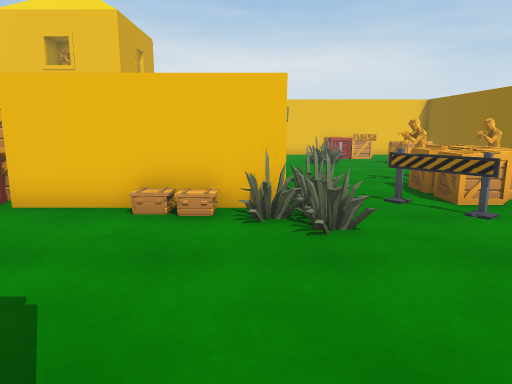
view 1 (above)

24 first-person views from a walk through a 3-D level made in the Unity game engine. The camera is 1.5 m above the floor, tilts 10° down and sees 70° across. The floor is counted in squares, 1 m on a side. Each view is taken from the middle of a square. On the plan, view 1 faces up. The plan holds only what a view shows up to about 16 squares ahead; the rest is blank. The player character is not drawn.

view 2
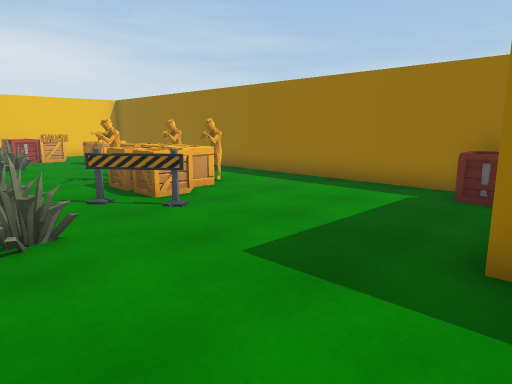

view 3
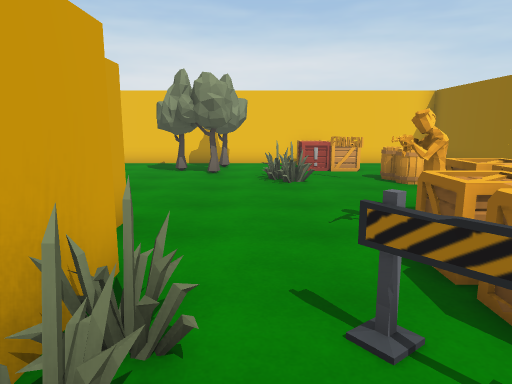

view 4
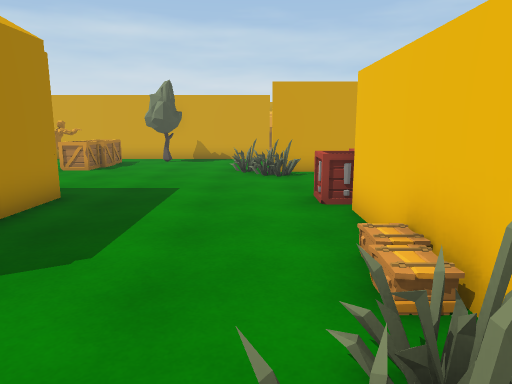

view 5
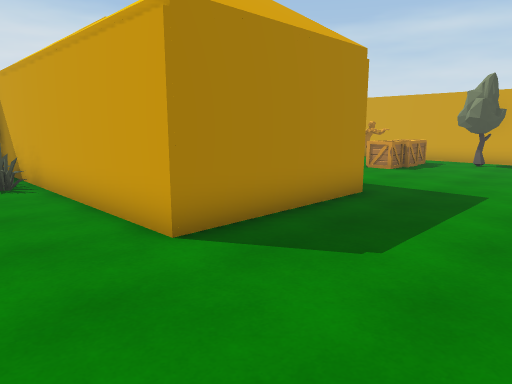

view 6
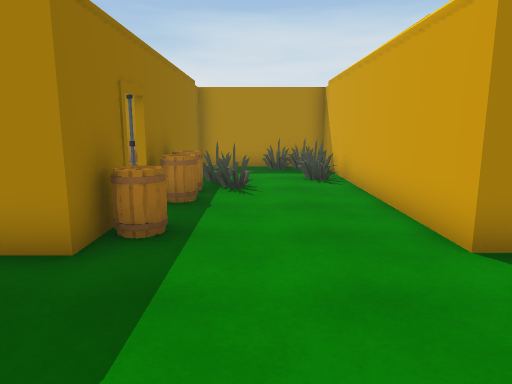

view 7
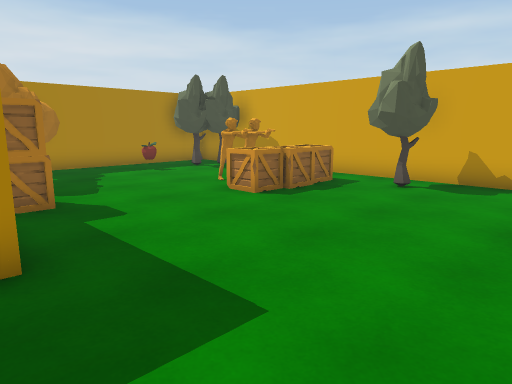

view 8
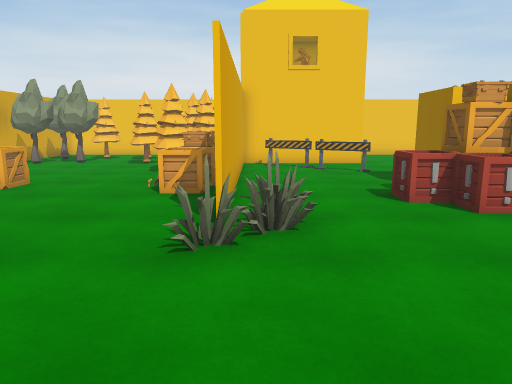

view 9
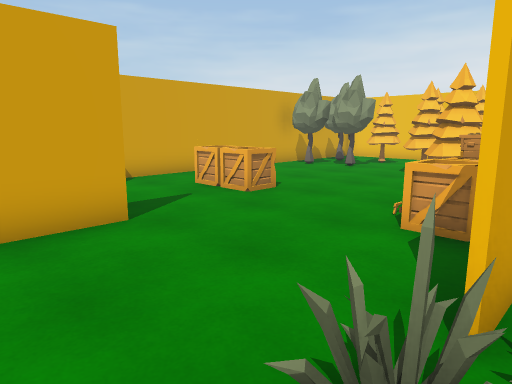

view 10
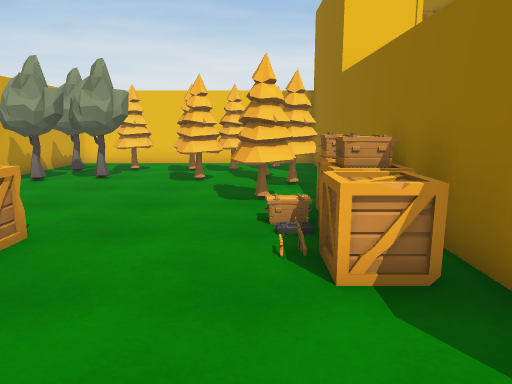

view 11
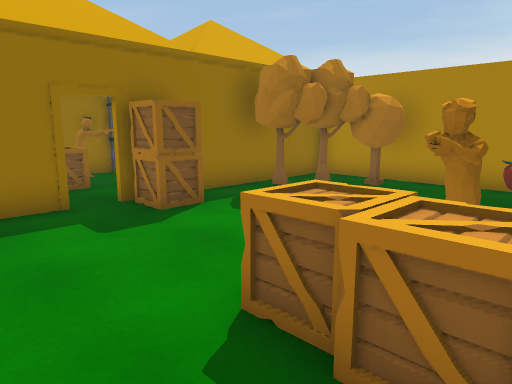

view 12
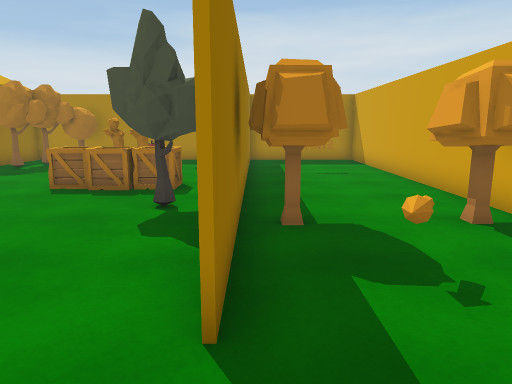

view 13
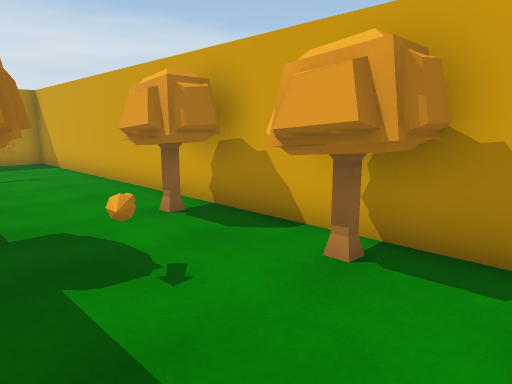

view 14
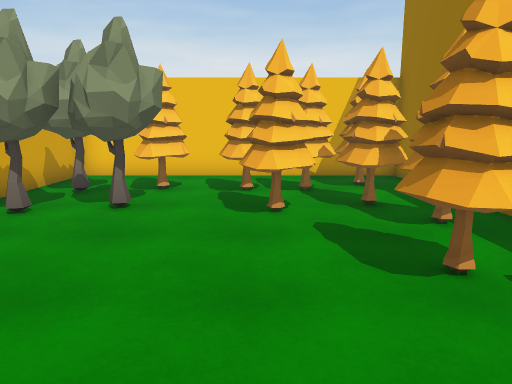

view 15
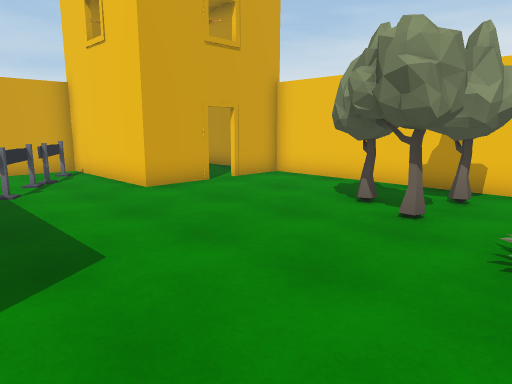

view 16
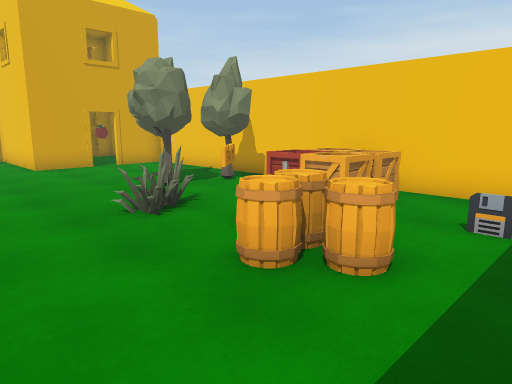

view 17
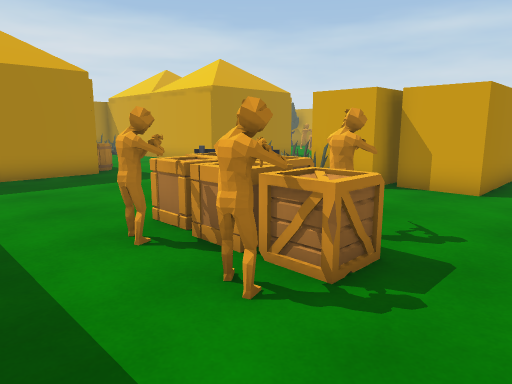

view 18
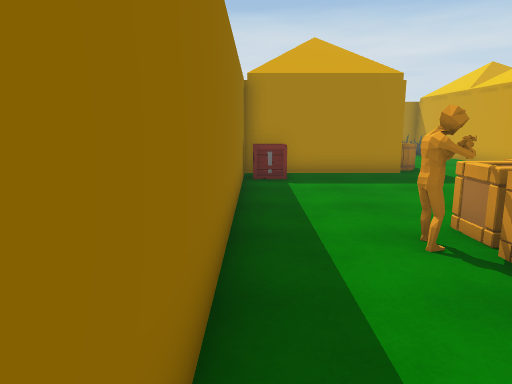

view 19
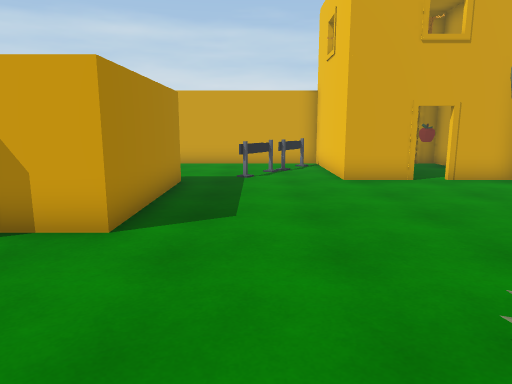

view 20
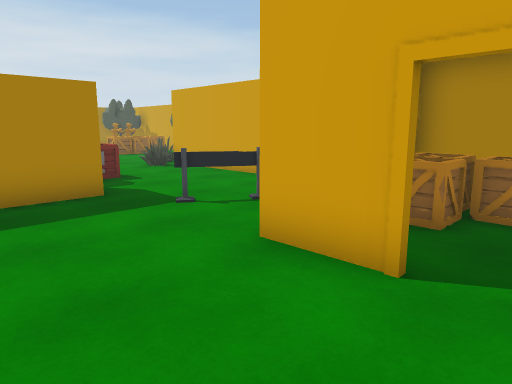

view 21
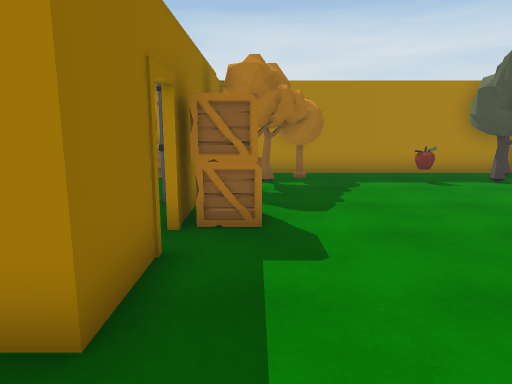

view 22
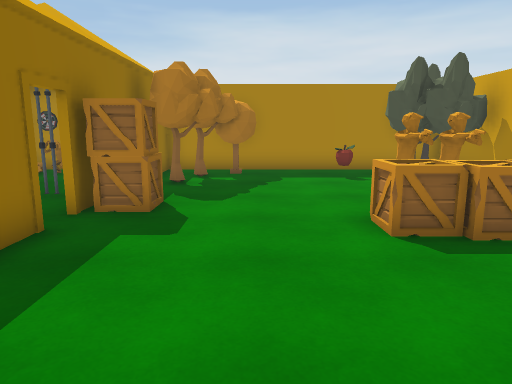

view 23
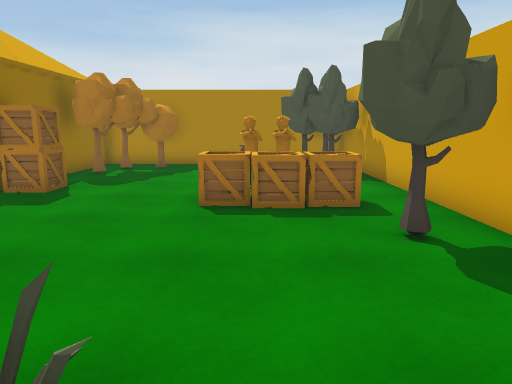

view 24
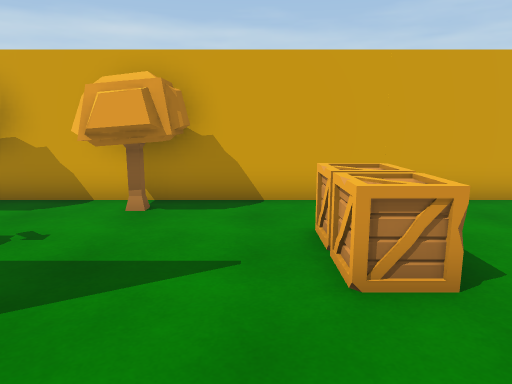

### Floor plan
Key: @ floor where view 1 was taken; # wall or solid block; x gap in a wall; . floor; T thing the floor can be seen under or through; O other object.
Columns run from 21 left of view 1 to 10 right of it. Each row starts with its distance up from view 1.
 21 ###############################
 20 #.........#O...#......O. OO..  #
 19 #..  ..OOO#..O.#.....OO. OO..  #
 18 #OOOOOOOOO#OO.......OOO..OO..O #
 17 #OOOO.OOOO#OOO.#....OOO....... #
 16 #OOOO.OOOO##OO##........OO.OO. #
 15 #OOOO.OOOO##O...........O..OO..#
 14 #........O#.OO.................#
 13 #.......OO#..OOO...............#
 12 #.......OOO....................#
 11 #........OO.....OOOOOO....OOO..#
 10 #..OOO...OO.....O    O...OOOO..#
  9 #..OOO...OO.....O   OO...OOOO..#
  8 #........O#...OOO    O...OOOO..#
  7 #O........#...OOOOOOOOO.OOO....#
  6 #OO.......#O...OO.....O..O.....#
  5 # O..#....OO..........O........#
  4 # .O.#.........................#
  3 #OO.OO.........................#
  2 #OO.OO.O.....................OO#
  1 # O. #OO.......######....#######
  0 # ...#.O.......T    #@..OO
 -1 # ...#.OOOO....T  O #....#
 -2  #...#.OOOO....T OO #....O
 -3  #...#..OO....OT ..O#...OO
 -4  #...#.........#TT O#...OO#
 -5  #.O.#.........#..  #...O##
 -6  #...#OO......O#    #O...#
 -7  #...#OOOO...OO# x. #O...#
 -8  #...#OO....OOO# OOO#.O..#
 -9  ##  ########### O #######

Positions as (right, up) in squares from view 1, and headings:
1: (0, 0), facing up
2: (0, 0), facing up-right
3: (2, 5), facing up
4: (2, 5), facing left
5: (2, 5), facing down-left
6: (2, 5), facing down
7: (-5, 5), facing down-left
8: (-10, 0), facing up
9: (-10, 3), facing up-left
10: (-13, 5), facing up
11: (-13, 1), facing down-right
12: (-16, 8), facing down
13: (-16, 8), facing down-left
14: (-15, 9), facing up
15: (3, 11), facing up-left
16: (9, 12), facing up-left
17: (9, 13), facing down-left
18: (9, 13), facing down
19: (5, 13), facing left
20: (-2, 19), facing down-left
21: (-7, 3), facing down
22: (-9, 4), facing down
23: (-12, 6), facing down
24: (-13, 8), facing left
